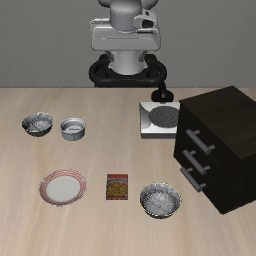
#> input picture artifacts/negx_t1_sheets/base_t1_ep0_ok_f000.jpg, 256 x 256 px, found by its file name
$ python extract_negx_t1.py
#> lines starting #> are read from the running program, lines starting #| are printed output that depends on the picture
#!/usr/bin/env python3
from pathlib import Path
import cv2
import numpy as np

root = Path("/artifacts")
out = Path("/out")
out.mkdir(parents=True, exist_ok=True)

clips = [
    ("obj_t1_ep0_fail", root / "pilot_libero_object_shift_10cm_neg_x_3x5/episodes/pi05_libero_spatial_objshift_10cm_neg_x/task0001_ep0000_fail.mp4"),
    ("obj_t1_ep1_fail", root / "pilot_libero_object_shift_10cm_neg_x_3x5/episodes/pi05_libero_spatial_objshift_10cm_neg_x/task0001_ep0001_fail.mp4"),
    ("obj_t1_ep2_fail", root / "pilot_libero_object_shift_10cm_neg_x_3x5/episodes/pi05_libero_spatial_objshift_10cm_neg_x/task0001_ep0002_fail.mp4"),
    ("obj_t1_ep3_fail", root / "pilot_libero_object_shift_10cm_neg_x_3x5/episodes/pi05_libero_spatial_objshift_10cm_neg_x/task0001_ep0003_fail.mp4"),
    ("obj_t1_ep4_ok", root / "pilot_libero_object_shift_10cm_neg_x_3x5/episodes/pi05_libero_spatial_objshift_10cm_neg_x/task0001_ep0004_success.mp4"),
    ("pair_t1_ep0_fail", root / "pilot_libero_pair_shift_10cm_neg_x_3x5/episodes/pi05_libero_spatial_pairshift_10cm_neg_x/task0001_ep0000_fail.mp4"),
    ("pair_t1_ep1_fail", root / "pilot_libero_pair_shift_10cm_neg_x_3x5/episodes/pi05_libero_spatial_pairshift_10cm_neg_x/task0001_ep0001_fail.mp4"),
    ("pair_t1_ep2_fail", root / "pilot_libero_pair_shift_10cm_neg_x_3x5/episodes/pi05_libero_spatial_pairshift_10cm_neg_x/task0001_ep0002_fail.mp4"),
    ("pair_t1_ep3_ok", root / "pilot_libero_pair_shift_10cm_neg_x_3x5/episodes/pi05_libero_spatial_pairshift_10cm_neg_x/task0001_ep0003_success.mp4"),
    ("pair_t1_ep4_fail", root / "pilot_libero_pair_shift_10cm_neg_x_3x5/episodes/pi05_libero_spatial_pairshift_10cm_neg_x/task0001_ep0004_fail.mp4"),
    ("base_t1_ep0_ok", root / "pilot_libero_spatial_3x5/episodes/pi05_libero_spatial_pilot/task0001_ep0000_success.mp4"),
    ("base_t1_ep2_ok", root / "pilot_libero_spatial_3x5/episodes/pi05_libero_spatial_pilot/task0001_ep0002_success.mp4"),
]

fracs = (0.0, 0.25, 0.5, 0.75, 1.0)

def grab(path):
    cap = cv2.VideoCapture(str(path))
    n = int(cap.get(cv2.CAP_PROP_FRAME_COUNT) or 0)
    frames = []
    for f in fracs:
        idx = 0 if n <= 1 else min(n - 1, int(round(f * (n - 1))))
        cap.set(cv2.CAP_PROP_POS_FRAMES, idx)
        ok, im = cap.read()
        if not ok:
            im = np.zeros((256, 256, 3), dtype=np.uint8)
        frames.append(im)
    cap.release()
    return n, frames

for tag, path in clips:
    if not path.exists():
        print("MISSING", tag)
        continue
    n, frames = grab(path)
    h = min(im.shape[0] for im in frames)
    w = min(im.shape[1] for im in frames)
    frames = [im[:h, :w] for im in frames]
    cv2.imwrite(str(out / ("%s_f000.jpg" % tag)), frames[0])
    cv2.imwrite(str(out / ("%s_last.jpg" % tag)), frames[-1])
    cv2.imwrite(str(out / ("%s_sheet.jpg" % tag)), np.hstack(frames))
    print("ok", tag, "n=", n)
#> pass 2 of the loop `for tag, path in clips:`:

# same-init first-frame comparisons
pairs = [
    ("cmp_ep0_base_vs_obj", "base_t1_ep0_ok_f000.jpg", "obj_t1_ep0_fail_f000.jpg"),
    ("cmp_ep0_obj_vs_pair", "obj_t1_ep0_fail_f000.jpg", "pair_t1_ep0_fail_f000.jpg"),
    ("cmp_ep2_base_vs_obj", "base_t1_ep2_ok_f000.jpg", "obj_t1_ep2_fail_f000.jpg"),
    ("cmp_ep4_obj_ok_vs_pair_fail", "obj_t1_ep4_ok_f000.jpg", "pair_t1_ep4_fail_f000.jpg"),
]
for name, a, b in pairs:
    ia = cv2.imread(str(out / a))
#> ia is the input picture: shape (256, 256, 3); mean B, G, R 110, 118.9, 127
    ib = cv2.imread(str(out / b))
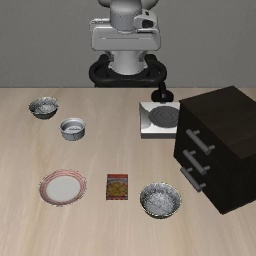
#> input picture artifacts/negx_t1_sheets/obj_t1_ep0_fail_f000.jpg, 256 x 256 px, found by its file name
#> ib is the input picture: shape (256, 256, 3); mean B, G, R 110.1, 119, 127.1
    if ia is None or ib is None:
        print("skip", name)
        continue
    h = min(ia.shape[0], ib.shape[0])
#> h = 256
    w = min(ia.shape[1], ib.shape[1])
#> w = 256
    cv2.imwrite(str(out / ("%s.jpg" % name)), np.hstack([ia[:h, :w], ib[:h, :w]]))
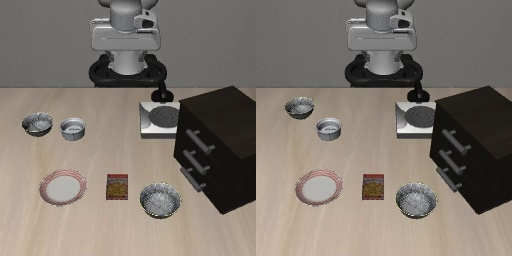
#> saved as cmp_ep0_base_vs_obj.jpg: shape (256, 512, 3); mean B, G, R 110, 118.9, 127
#> pass 2 of the loop `for name, a, b in pairs:`:
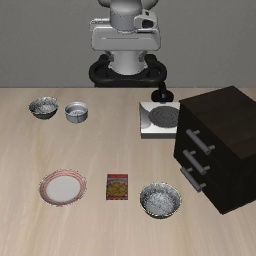
#> input picture artifacts/negx_t1_sheets/pair_t1_ep0_fail_f000.jpg, 256 x 256 px, found by its file name
#> ib is the input picture: shape (256, 256, 3); mean B, G, R 110, 119, 127.1
#> `cv2.imwrite(str(out / ("%s.jpg" % name)), np.hstack([ia[:h, :w], ib[:h..`:
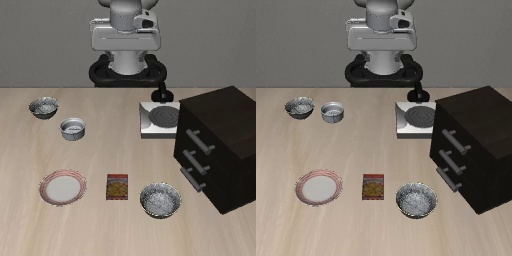
#> saved as cmp_ep0_obj_vs_pair.jpg: shape (256, 512, 3); mean B, G, R 110, 119, 127.1
print("done")
